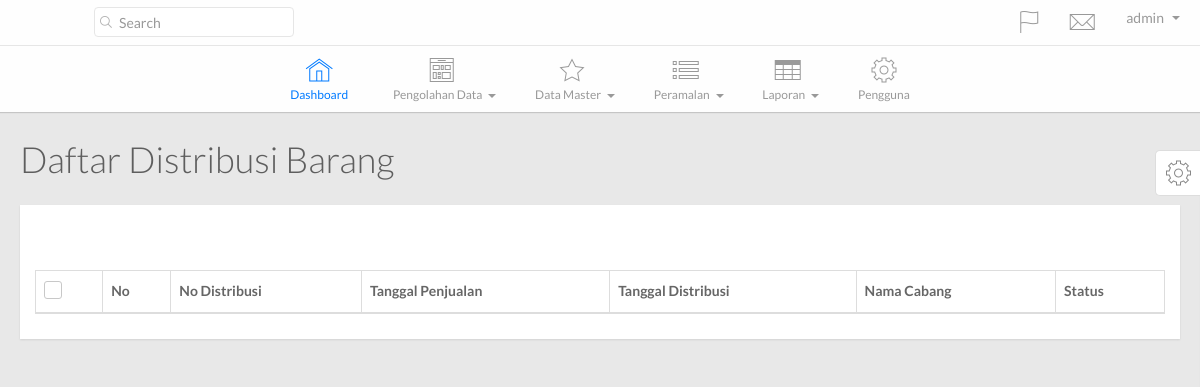
Before: /main.php?hal=daftar_distribusi (signed in) with the older database file.
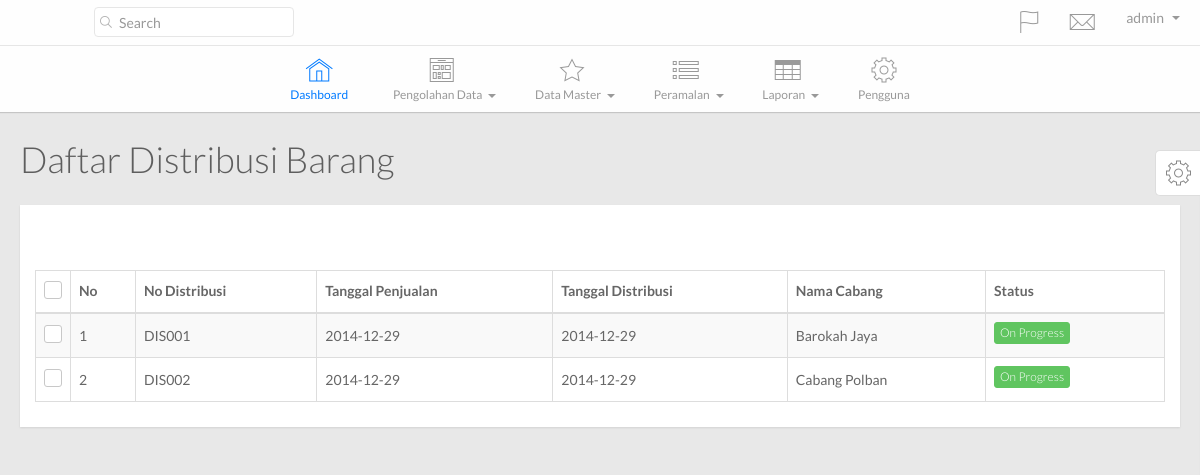
After: the same page with the newer database file.
### tables this page shows
CREATE TABLE IF NOT EXISTS `tb_distribusi_brg` (
  `id_distribusi` varchar(20) NOT NULL,
  `kode_cabang` varchar(30) NOT NULL,
  `tgl_jual` date NOT NULL DEFAULT '0000-00-00',
  `tgl_distribusi` date NOT NULL DEFAULT '0000-00-00',
  `status` tinyint(3) NOT NULL,
  PRIMARY KEY (`id_distribusi`),
  KEY `kode_cabang` (`kode_cabang`)
);

CREATE TABLE IF NOT EXISTS `tb_cabang` (
  `kode_cabang` varchar(30) NOT NULL,
  `nama_cabang` varchar(75) NOT NULL,
  `alamat_cabang` varchar(200) NOT NULL,
  `telepon_cabang` varchar(20) NOT NULL,
  `kode_admin` varchar(35) NOT NULL,
  PRIMARY KEY (`kode_cabang`),
  KEY `kode_admin` (`kode_admin`)
);

### config/SimplePDO.php (called while the page is built, shortened)
<?php
class SimplePDO {
    private $pdo = null;
    static $inst = null;
    static $settings = array(
        'host' => '',
        'user' => '',
        'password' => '',
        'database' => '',
        'results' => 'object',
        'charset' => 'utf8'
    );
    public function __construct()
    {
        $fetch_mode = ( self::$settings["results"] == 'object' ) ? PDO::FETCH_OBJ : PDO::FETCH_ASSOC;
        $options = array(
            PDO::ATTR_DEFAULT_FETCH_MODE => $fetch_mode,
            PDO::ATTR_ERRMODE => PDO::ERRMODE_EXCEPTION,
            PDO::MYSQL_ATTR_INIT_COMMAND => "SET NAMES ".self::$settings["charset"],
            PDO::ATTR_EMULATE_PREPARES => false
        );
        $dsn = 'mysql:dbname='.self::$settings["database"].';host='.self::$settings["host"].';charset='.self::$settings["charset"];
        try {
            $this->pdo = new PDO( $dsn, self::$settings["user"], self::$settings["password"], $options );
        } catch( PDOException $e ) {
            trigger_error( $e->getMessage() );
        }
    }
    public function query( $query, $bindings = array(), $internal_call = false )
    {
        try {
            $this->c_query = $this->pdo->prepare( $query );
            if( empty( $bindings ) )
            {
                $this->c_query->execute();
            }
            else
            {
                $this->c_query->execute( (array)$bindings );
            }
            if( $internal_call === true )
            {
                return $this->c_query;
            }
            elseif( $this->c_query && $this->lastid() )
            {
                return $this->lastid();
            }
            else
            {
                return false;
            }
        } catch( PDOException $e ) {
            trigger_error( $e->getMessage() );
        }
    }
    public function get_results( $query, $bindings = array() )
    {
        $this->c_query = $this->query( $query, $bindings, true );
        if( $this->c_query )
        {
            return $this->c_query->fetchAll();
        }
        else
        {
            return false;
        }
    }
    static function getInstance()
    {
        if( self::$inst == null )
        {
            self::$inst = new SimplePDO();
        }
        return self::$inst;
    }
    static function set_options( $array = array() )
    {
        if( !empty( $array ) )
        {
            foreach( $array as $k => $v )
            {
                if( isset( self::$settings[$k] ) )
                {
                    self::$settings[$k] = $v;
                }
            }
        }
    }
}

### template/daftar_distribusi.php (the view, shortened to what the changed rows need)
<?php $database = SimplePDO::getInstance();
      $query = $database->get_results("SELECT * FROM tb_distribusi_brg tp JOIN tb_cabang tc ON tc.kode_cabang=tp.kode_cabang");?>
        <div class="page-title">
          <h1>
            Daftar Distribusi Barang
          </h1>
        </div>
        <div class="row">
          <div class="col-lg-12">
            <div class="widget-container fluid-height clearfix">
              <div class="widget-content padded clearfix">
                <table class="table table-bordered table-striped" id="dataTable1">
                  <thead>
                    <th class="check-header hidden-xs">
                      <label><input id="checkAll" name="checkAll" type="checkbox"/><span></span></label>
                    </th>
                    <th>
                      No
                    </th>
                    <th>
                      No Distribusi
                    </th>
                    <th class="hidden-xs">
                      Tanggal Penjualan
                    </th>
                    <th class="hidden-xs">
                      Tanggal Distribusi
                    </th>
                    <th class="hidden-xs">
                      Nama Cabang
                    </th>
                    <th class="hidden-xs">
                      Status
                    </th>
                  </thead>
                  <tbody>
             <?php $i = 1; foreach($query as $row){?>
                    <tr>
                      <td class="check hidden-xs">
                        <label><input name="optionsRadios1" type="checkbox" value="<?php echo $row->id_distribusi;?>"><span></span></label>
                      </td>
                      <td>
                          <?php echo $i;?>
                      </td>
                      <td class="hidden-xs">
                        <?php echo $row->id_distribusi;?>
                      </td>
                      <td class="hidden-xs">
                        <?php echo $row->tgl_jual;?>
                      </td>
                      <td class="hidden-xs">
                        <?php echo $row->tgl_distribusi;?>
                      </td>
                      <td class="hidden-xs">
                        <?php echo $row->nama_cabang;?>
                      </td>
                      <td class="hidden-xs">
                        <?php if($row->status==0){?>
                        <a class="btn btn-xs btn-warning" href="main.php?hal=cetak_distribusi&kode=<?php echo $row->id_distribusi;?>">Packaging</a>
                        <?php }else if($row->status==1){?>
                        <a class="btn btn-xs btn-success" href="main.php?hal=cetak_distribusi&kode=<?php echo $row->id_distribusi;?>">On Progress</a>
                        <?php }else{?>
                        <a class="btn btn-xs btn-success" href="main.php?hal=cetak_distribusi&kode=<?php echo $row->id_distribusi;?>">Delivered</a>
                        <?php }?>
                      </td>
                    </tr>
              <?php $i++; }?>
                  </tbody>
                </table>
              </div>
            </div>
          </div>
        </div>

Changed rows visible on the page:
added tb_distribusi_brg: id_distribusi "DIS001", tgl_jual "2014-12-29", tgl_distribusi "2014-12-29", kode_cabang.nama_cabang "Barokah Jaya"
added tb_distribusi_brg: id_distribusi "DIS002", tgl_jual "2014-12-29", tgl_distribusi "2014-12-29", kode_cabang.nama_cabang "Cabang Polban"
